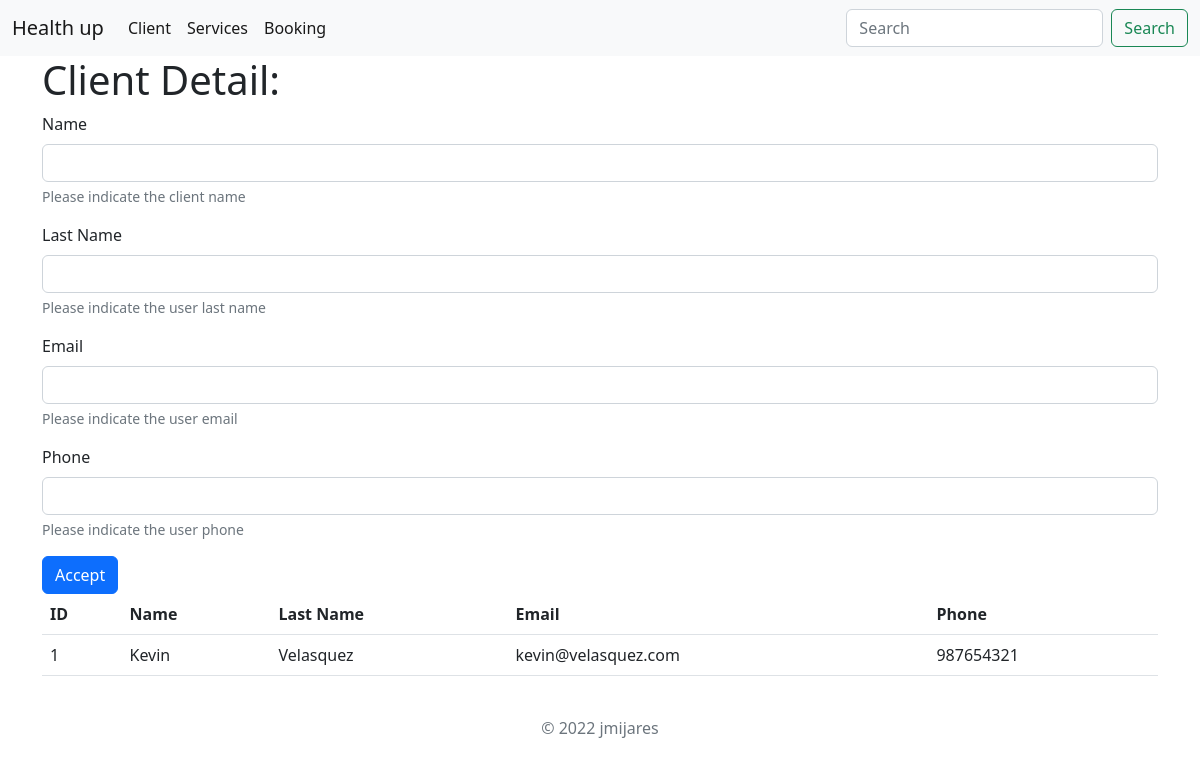
/client/, run on the app's committed database.
### health/models.py (models this page shows)
class client(models.Model):
    name = models.CharField(max_length=50)
    lastname = models.CharField(max_length=50)
    email = models.CharField(max_length=50)
    phone = models.IntegerField()

### health/views.py (the view, shortened to what this page needs)
# urls.py: path('client/', client_view),
def client_view(self):
    client_name = self.POST.get('name')
    client_lastname = self.POST.get('lastname')
    client_email = self.POST.get('email')
    client_phone = self.POST.get('phone')
    client_dic ={"clients":client.objects.all()}
    client_template = loader.get_template("client.html")
    client_render = client_template.render(client_dic)
    return HttpResponse(client_render)

### health_up/templates/client.html (shortened to what this page needs)
{% extends "base.html" %}
{% block content %}
    <div class="container">
        <h1>Client Detail:</h1>
        <form method="post" action="/client/">
            <div class="mb-3">
                <label for="user_name" class="form-label">Name</label>
                <input type="text" class="form-control" id="user_name" name="name" aria-describedby="user_name_help">
                <div id="user_name_help" class="form-text">Please indicate the client name</div>
            </div>
            <div class="mb-3">
                <label for="user_last_name" class="form-label">Last Name</label>
                <input type="text" class="form-control" id="lastname" name="lastname" aria-describedby="user_last_name_help">
                <div id="user_last_name_help" class="form-text">Please indicate the user last name</div>
            </div>
            <div class="mb-3">
                <label for="user_email" class="form-label">Email</label>
                <input type="email" class="form-control" id="user_email" name="email" aria-describedby="user_email_help">
                <div id="user_email_help" class="form-text">Please indicate the user email</div>
            </div>
            <div class="mb-3">
                <label for="user_phone" class="form-label">Phone</label>
                <input type="number" class="form-control" id="user_phone" name="phone" aria-describedby="user_phone_help">
                <div id="user_phone_help" class="form-text">Please indicate the user phone</div>
            </div>
            <button type="submit" class="btn btn-primary">Accept</button>
        </form>
        <table class="table table-hover">
            <thead>
                <tr>
                    <th scope="col">ID</th>
                    <th scope="col">Name</th>
                    <th scope="col">Last Name</th>
                    <th scope="col">Email</th>
                    <th scope="col">Phone</th>
                </tr>
            </thead>
            <tbody>
                {% for client in clients %}
                <tr>
                    <td>{{client.id}}</td>
                    <td>{{client.name}}</td>
                    <td>{{client.lastname}}</td>
                    <td>{{client.email}}</td>
                    <td>{{client.phone}}</td>
                </tr>
                {% endfor %}
            </tbody>
        </table>
    </div>
{% endblock %}

### data on the page
client: id "1", name "Kevin", lastname "Velasquez", email "kevin@velasquez.com", phone "987654321"
